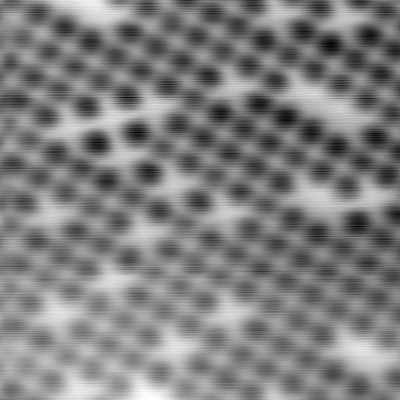
#> input picture experiments/SrTiO3_1240.png, 400 x 400 px
$ jupyter execute --allow-errors lattice_extraction.ipynb
#> lines starting #> are read from the running program, lines starting #| are printed output that depends on the picture; after the words box and inside, x2 and y2 are one past the last pixel; in counts of white or black regions, pixels touching at a corner belong together; long printed decimals are rounded
### utilities.py
'''
UTILITIES AND PLOTTING
---------

These are all the small functions that
get some small job done without leading to a deeper
understanding of the overall method.

 Example:
     A function that calculates the angle between
     two vectors.

'''
import re
import numpy as np
import matplotlib.pyplot as plt
import cv2 as cv
from sklearn.cluster import DBSCAN

def unit_vector(vector):
    """ normalizes a given vector  """
    return vector / np.linalg.norm(np.array(vector))

def angle_between(v1, v2):
    """ Returns the angle in radians between vectors 'v1' and 'v2'::

            >>> angle_between((1, 0, 0), (0, 1, 0))
            1.5707963267948966
            >>> angle_between((1, 0, 0), (1, 0, 0))
            0.0
            >>> angle_between((1, 0, 0), (-1, 0, 0))
            3.141592653589793
    """
    v1_u = unit_vector(v1)
    v2_u = unit_vector(v2)
    return np.arccos(np.clip(np.dot(v1_u, v2_u), -1.0, 1.0))

# [8 lines left out: function yes_or_no, not called in this run]


def get_filename_parts(inputfile):
    """cut the fname string into 3 parts: path+name+extension """
    extension_start = [m.start() for m in re.finditer("\.",inputfile)][-1]
    try:
        fname_start = [m.start() for m in re.finditer("/",inputfile)][-1]
        path = inputfile[:fname_start+1]
    except IndexError:
        fname_start=-1
        path="/"
    fname = inputfile[fname_start+1:extension_start]
    extension = inputfile[extension_start:]
    return path,fname, extension


def getXYSfromKPS(kps):
    """get the attributes corresponding to x/y-coordinates and sizes of the keypoints kps """
    n_kp = np.size(kps)
    x = np.zeros(n_kp)
    y = np.zeros(n_kp)
    sizes = np.zeros(n_kp)
    for i in range(n_kp):
        x[i],y[i] = kps[i].pt
        sizes[i] = kps[i].size
    return np.array(x),np.array(y),np.array(sizes)


def plot_clusters(img,kps,labels,colormap='jet'):
    """plot all keypoints with color according to their label on top of the image """
    #get coordinates and sizes of all keypoints
    x,y,sizes = getXYSfromKPS(kps)

    #plot background image


    cmap = plt.get_cmap(colormap,len(set(labels)))
    plot_img = img
    for i in range(len(set(labels))):
        c = np.array(cmap(i))*255
        for k in range(np.size(kps)):
            if labels[k]==i:
                plot_img = cv.circle(plot_img,(int(x[k]),int(y[k])),int(sizes[k]),c)
    return plot_img

def plot_one_cluster(img,kps,labels,cluster_label,colormap="jet"):
    #get coordinates and sizes of all keypoints
    x,y,sizes = getXYSfromKPS(kps)

    #plot background image
    cmap = plt.get_cmap(colormap,len(set(labels)))
    plot_img = img
    c = np.array(cmap(cluster_label))*255
    for k in range(np.size(kps)):
        if labels[k]==cluster_label:
            plot_img = cv.circle(plot_img,(int(x[k]),int(y[k])),int(sizes[k]),c)
    return plot_img

def kNearestNeighbours(x,k,eps = 0):
    '''
    function to find and store the difference vectors to the
    k nearest neighbors for all x's in a list

    Parameters:
    -----------

    inputs:
    x   - an array with shape (N,m) where N is number of points and m is dimension
    k   - number of nearest neighbors to calculate difference vectors to

    outputs:
    KNN - return array (dim(x)*k,2) with distances to the k nearest neighbours from any x
    '''
    N,m = np.shape(x)
    if k >= N:
        #check if k is bigger or equal to the number of points
        print("k too big for array of size {}".format(N))
        print("setting k to {}-1".format(N))
        k = N-1
    kNN = np.array([])
    for i in range(N):
        #for every x check 6 NN that are nonzero
        dist = np.linalg.norm(-x+x[i,:],axis=1)
        sort_i = np.argsort(dist)
        dist = np.take_along_axis(dist,sort_i,axis=0)
        Nzeros = np.size(dist[dist<=eps])
        for j in range(k):
            kNN = np.append(kNN,x[sort_i[Nzeros+j],:]-x[i,:])
    kNN = kNN.reshape((N*k,m))
    return kNN

def plot_clustered_NNVs(kNN_right,kNN_labels,kNN_red,a,b):
    plt.axis("equal")
    for i in set(kNN_labels):
        plt.scatter(kNN_right[kNN_labels == i,0],-kNN_right[kNN_labels == i,1],s = 1)
    plt.scatter(kNN_red[:,0],-kNN_red[:,1],label = "reduced",s = 2)
    plt.arrow(0,0,a[0],-a[1])
    plt.arrow(0,0,b[0],-b[1])

# [27 lines left out: function DensityClustering, not called in this run]

### lattice_extraction.ipynb
[cell 1]
import cv2 as cv
import numpy as np
import utilities
import matplotlib.pyplot as plt
import matplotlib.widgets as widg
import scipy as sp
import os

# 1. Getting keypoints via Scale-Invariant-Feature-Tranform(SIFT)

The goal here is to take the input image and run SIFT over it extracting keypoints and descriptors.
**SIFT** is feature extractor and descriptor algorithm. It utilizes several *Laplacian of Gaussian* (LoG) filters at multiple scales to detect blobs, edges and corners in the image. After detecting those features a descriptor is generated for all of them. SIFT descriptors encode the local intensity gradient environment surrounding a keypoint. Gradients within a certain pixel square around the keypoint are weighted and combined into a single 128 dimensional vector. The weights are chosen depending on the scale at which the keypoint was found, making the descriptors themselves invariant under scaling. Rotation invariance is achieved by constructing a local coordinate frame on top of the keypoint, taking into account the directions of the gradients.

[cell 2]
inputfile = "experiments/SrTiO3_1240.png"
path,fname, extension = utilities.get_filename_parts(inputfile)
try:
    os.mkdir(path+fname)
    path = path+fname+"/"
except FileExistsError:
    path = path+fname+"/"

img = cv.imread(inputfile)
#> img is the input picture: shape (400, 400, 3); min 0, max 255, mean 128.2
gray= cv.cvtColor(img,cv.COLOR_BGR2GRAY)

[cell 3]
#This is really the main SIFT code:

#Feel free to play around with the parameters:
cThr = 0.00 #defaul: 0.01
sigma = 4#default: 3
nOctLayers = 5#efault: 3

sift = cv.xfeatures2d.SIFT_create(sigma = sigma, nOctaveLayers = nOctLayers)

#keypoints are detected and their angles set to 0 to distinguish differently oriented lattices:
kp = sift.detect(gray,None)
#> kp = 409 keypoints; strongest (x, y, size): (136, 133, 15.4), (97, 143, 15.2), (87, 107, 14.3), (149, 172, 14.8)
img_kp=cv.drawKeypoints(gray,kp,gray)
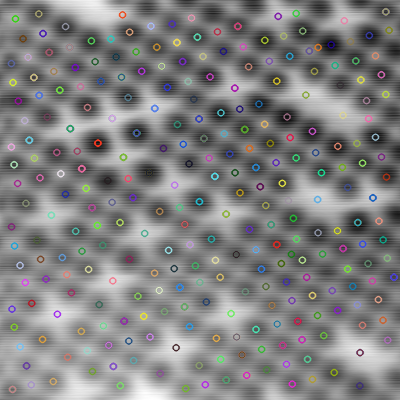
#> img_kp: shape (400, 400, 3); mean of channels 0, 1, 2 128.8, 128.7, 128.8; drawn as B, G, R

fig=plt.figure(figsize=(8, 8), dpi= 80, facecolor='w', edgecolor='k')
plt.imshow(img_kp)
plt.show()

# 2. Clustering the keypoints based on their descriptors

Descriptors are then clustered using AgglomerativeClustering. The problem here is that we don't know the precise number of clusters we need. One method how to evaluate the quality of the clustering is to measure the **silhouette score** of the clustering, which measures simulaneously the self-similarity of each cluster and the difference between pairs of clusters. A good clustering yields a silhouette score of 1, whereas the worst possible score is -1.

We visualize the found clustering that maximizes this silhouette score by drawing colored dots on top of the image, where each color corresponds to one cluster of keypoints.

[cell 4]
#Now compute descriptors

#!!!
#To break rotation invariance and compare keypoints that might have different local coordinate directions:
#set all these angles/directions to 0:
#!!
for i in range(np.size(kp)):
    kp[i].angle = 0

kp, des = sift.compute(gray,kp)

[cell 5]
from sklearn.cluster import AgglomerativeClustering
from sklearn.metrics import silhouette_score

def find_best_clustering(descriptors,span = range(2,30),**kwargs):
    '''
    Finds the optimal number of clusters of the given descriptors
    wrt to the silhouette score

    Parameters:
    -----------
    descriptors - descriptors of some features, an nxd array for n features with d descriptors
    span        - an iterable range of values,
    **kwargs    - additional possible arguments for AgglomerativeClustering

    Result:
    -------
    best_labels - for each entry in descriptor returns a label specifying the described features cluster
    '''
    max_SC = 0
    labels = np.zeros(np.shape(descriptors)[0])
#> labels = 409 values from 0 to 0
    for N in span:
        clustering = AgglomerativeClustering(n_clusters = N,**kwargs).fit(descriptors)
        labels = clustering.labels_
        sil_score = silhouette_score(descriptors,labels)
        if sil_score > max_SC:
            best_labels = labels
            max_SC = sil_score
#> this loop made 7 passes
#> (sil_score, max_SC) on passes 1 to 7: (0.127, 0.127), (0.132, 0.132), (0.14, 0.14), (0.152, 0.152), (0.158, 0.158), (0.167, 0.167), (0.179, 0.179)
#> after the loop, best_labels = 409 values, max 7 at index 37, min 0 at index 31, mean 1.95; max_SC = 0.179
    print("Maximal silhouette score found with {} clusters:\nsil_score = {}".format(max(set(best_labels)),max_SC))
#| Maximal silhouette score found with 7 clusters:
#| sil_score = 0.1788
    return best_labels

[cell 6]
labels = find_best_clustering(des,span = range(2,9))
#> labels has the same summary as best_labels in find_best_clustering

#visualize the found clusters

print("\nBelow are all keypoints plotted, colored according to their label.\n\
The size of the circle is the exact scale at which the keypoint was found,\n\
and thus also shows which parts of the image are used for the descriptor")

fig=plt.figure(figsize=(8,8),dpi = 80, facecolor='w', edgecolor='k')
plot = utilities.plot_clusters(np.array(img),kp,labels)
#> in getXYSfromKPS, `n_kp = np.size(kps)`: n_kp = 409
#> after the loop in getXYSfromKPS, `for i in range(n_kp):`: sizes = 409 values, max 57.65 at index 309, min 9.33 at index 2, mean 13.25; x = 409 values from 10.86 to 393.5; y = 409 values, max 389 at index 4, min 11.31 at index 398, mean 192.5
#> in plot_clusters, `x,y,sizes = getXYSfromKPS(kps)`: x = 409 values from 10.86 to 393.5
#> the loop in plot_clusters, `for i in range(len(set(labels))):` made 8 passes
#> c on passes 1 to 8: [0, 0, 127.5, 255], [0, 18.21, 255, 255], [0, 163.9, 255, 255], [64.63, 255, 182.1, 255], [182.1, 255, 64.63, 255], [255, 184.8, 0, 255], [255, 49.92, 0, 255], [127.5, 0, 0, 255]
#> after the loop in plot_clusters, `for i in range(len(set(labels))):`:
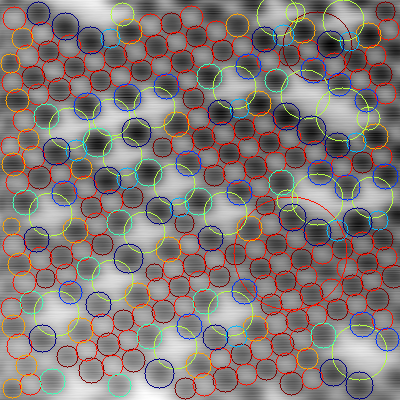
#> plot_img: shape (400, 400, 3); 11.39% of pixels changed, all inside (x1, y1, x2, y2) = (0, 0, 400, 400); drawn as B, G, R
plt.imshow(plot)
plt.savefig(path+"clustered_kps.png")
plt.show()

# 3.Extracting Lattice Vectors

Lattice vectors are defined to connect equivalent lattice sites. There are several challenges here that we have to overcome.
 - There might be multiple sublattices of keypoints detected in the image which could mess up the calculation
 - Not all images will have quadratic unit cell, we want our method to still work on those types of lattices
 - The atoms in the image will never lie on their perfect lattice positions. There's always some amount of distortion in the image, and sometimes there might even be phonons captured in the image
 - There are some ambiguities in choosing the lattice vectors, we want the method to be predictable thus we have to make sure to always eliminate ambiguities
 - The clustering will not always be perfect and we don't want the method to break down because of one misclassified atom

So here's the method:<br>
Firstly, to eliminate all sublattices but one, we just focus on one keypoint cluster for now. To not end up with the cluster that describes all defects or other rare occurances in the image, we choose the cluster with the largest amount of keypoints:

[cell 7]
#cluster label with maximum number of keypoints:
l_max = np.argmax([np.size(labels[labels==i]) for i in set(labels)])
#> l_max = 1

fig=plt.figure(figsize=(8,8),dpi = 80, facecolor='w', edgecolor='k')
plot2 = utilities.plot_one_cluster(np.array(img),kp,labels,l_max)
#> in plot_one_cluster, `x,y,sizes = getXYSfromKPS(kps)`: x = 409 values from 10.86 to 393.5
#> in plot_one_cluster, `c = np.array(cmap(cluster_label))*255`: c = [0, 18.21, 255, 255]
#> after the loop in plot_one_cluster, `for k in range(np.size(kps)):`:
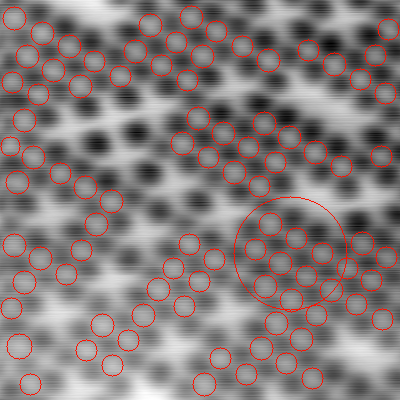
#> plot_img: shape (400, 400, 3); mean of channels 0, 1, 2 123.8, 124.5, 133.2; drawn as B, G, R
plt.imshow(plot2)
plt.show()

We can already see that we have a problem here. The keypoints with much larger size must happen to have quite similar descriptors to the other ones. Of course in this case we could easily filter out the "good" keypoints by setting a threshold on the size. However, mistakes like these will get made by the clustering, we can't rely on it and want to build a method that can deal with these sorts of things.<br>
If we focus on the regular circles, the primitive lattice vectors correspond to their first nearest neighbours. Let's calculate to first few nearest neighbours for all of these keypoints and view the resulting plot.

[cell 8]
x = np.array([kp[i].pt for i in range(np.size(kp))])
#> x = 409 pairs, first value 10.86 to 393.5, second value 11.31 to 389
x_ofMaxCluster = np.unique(x[labels==l_max,:],axis=0)
#> x_ofMaxCluster = 91 pairs, first value 10.86 to 388.6, second value 17.52 to 384.4
x = np.unique(x,axis=0)
#> x = 277 pairs, first value 10.86 to 393.5, second value 11.31 to 389
k = 6
kNN = utilities.kNearestNeighbours(x_ofMaxCluster,k)
#> kNN = 546 pairs, first value -119.7 to 83.28, second value -102.3 to 101.1

plt.figure(figsize=(8,8),dpi=80)
plt.axis("equal")
plt.grid()
plt.scatter(kNN[:,0],-kNN[:,1],s=1)
plt.show()
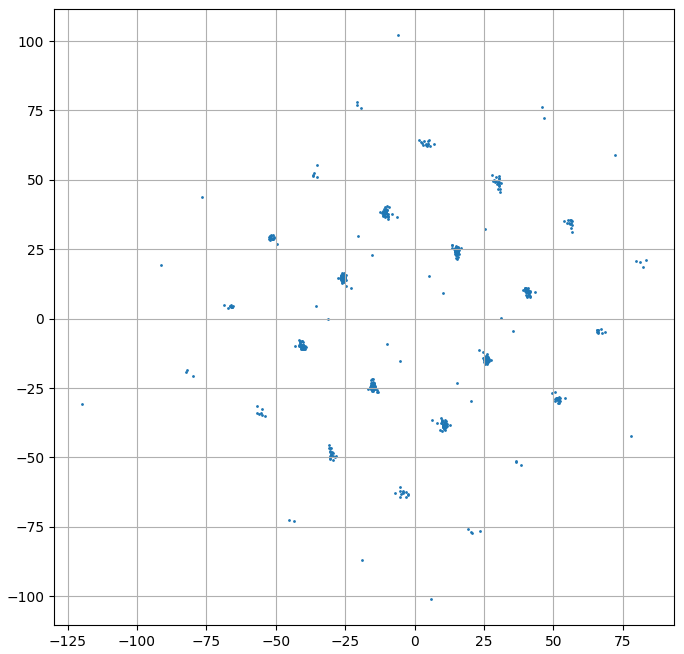
#> figure drawn by matplotlib, 1 panel

Above you can see peaks in density whenever many keypoints have similarly positioned neighbours. We also have some noise that comes from erroneously labeled keypoints.<br>
To extract the primitive lattice vectors we want to choose 2 linearly independent peaks with the least combined arc length. However, there will be a nearest neighbour at both +**a** and -**a** for any lattice vector **a**. To eliminate this ambiguity, we mirror all nearest Neighbours that lie in negative x direction through the origin.

[cell 9]
kNN_posX = np.array([-kNN[i,:] if kNN[i,0]<0 else kNN[i,:] for i in range(np.shape(kNN)[0])])
#> kNN_posX = 546 pairs, first value 1.65 to 119.7, second value -87.1 to 102.3

plt.figure(figsize=(8,8),dpi=80)
plt.axis("equal")
plt.grid()
plt.scatter(kNN_posX[:,0],-kNN_posX[:,1],s=1)#to relate the plot to the image, we have to mirror the x-axis
plt.show()
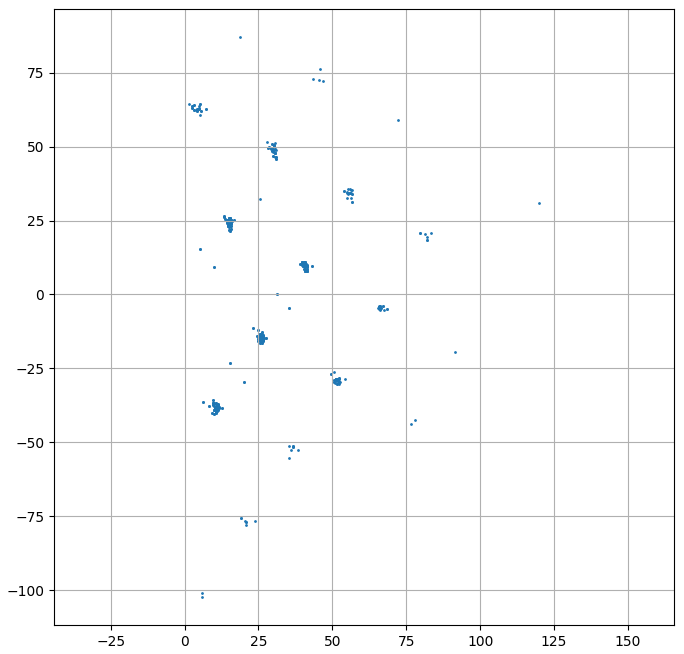
#> figure drawn by matplotlib, 1 panel

Now to get the peak positions we cluster the obtained unambiguous nearest Neighbours and calculate the average positions of each cluster. To get the right number of clusters (our clustering parameter) we can reuse find_best_clustering() from before.
To eliminate the small noisy clusters that might be placed near to the origin we will only consider peaks which have sufficiently many points around them.

[cell 10]
print("Clustering NNV's of maximally represented feature class:")
kNN_labels = find_best_clustering(kNN_posX,span=range(k,3*k))
#> the loop in find_best_clustering (call 2), `for N in span:` made 12 passes
#> (sil_score, max_SC) on passes 1 to 12: (0.661, 0.661), (0.713, 0.713), (0.771, 0.771), (0.809, 0.809), (0.849, 0.849), (0.867, 0.867), (0.879, 0.879), (0.889, 0.889), (0.897, 0.897), (0.898, 0.898), (0.903, 0.903), (0.904, 0.904)
#| Maximal silhouette score found with 16 clusters:
#| sil_score = 0.9041
#> kNN_labels = 546 values, max 16 at index 64, min 0 at index 1, mean 5.42

#the potential lattice vectors are the average vectors of each cluster:
average_peaks = np.array([np.average(kNN_posX[kNN_labels==l,:],axis=0) for l in set(kNN_labels)])
#> average_peaks = 17 rows, first 8: [14.87, -24.05], [40.31, -9.14], [81.89, 35.13], [10.81, 37.54], [66.44, 4.49], [29.92, -48.85], [4.22, -62.98], [40.02, -76.14]

[cell 11]
#reduce these vectors further based on how big the found clusters are to prevent noise inflicted
#small clusters near the origin to mess with the result:
clustersizes = np.array([len(kNN_labels[kNN_labels==i]) for i in range(max(kNN_labels)+1)])
#> clustersizes = 17 values, max 107 at index 0, min 1 at index 14, mean 32.12
max_clustersize = np.max(clustersizes)
#> max_clustersize = 107
average_peaks = average_peaks[clustersizes>=max_clustersize/3,:]#!!!PARAMETER!!!!
#> average_peaks = [[14.87, -24.05], [40.31, -9.14], [10.81, 37.54], [29.92, -48.85], [25.69, 14.51], [51.52, 28.95]]

#find primitive lattice vectors
sorted_ind = np.argsort(np.linalg.norm(average_peaks,axis=1))
#> sorted_ind = [0, 4, 2, 1, 3, 5]
average_peaks = np.take_along_axis(average_peaks,sorted_ind.repeat(2).reshape(np.shape(average_peaks)),axis = 0)
#> average_peaks = [[14.87, -24.05], [25.69, 14.51], [10.81, 37.54], [40.31, -9.14], [29.92, -48.85], [51.52, 28.95]]
found = False
for i in range(np.shape(average_peaks)[0]):
    if found == True: break
    for j in range(i+1,np.shape(average_peaks)[0]):
        if np.abs(np.cos(utilities.angle_between(average_peaks[i,:],average_peaks[j,:])))<0.95:
            a = average_peaks[i,:]
            b = average_peaks[j,:]
            found = True
            break

[cell 12]
print("a = {}\nb = {}".format(a,b))

plt.figure(figsize=(8,8),dpi=80)
utilities.plot_clustered_NNVs(kNN_posX,kNN_labels,average_peaks,a,b)
#> the loop in plot_clustered_NNVs, `for i in set(kNN_labels):` made 17 passes
plt.title("Nearest neighbour vectors clustered\nArrows signal chosen lattice vectors")
plt.savefig(path+"NNV_1cluster.png")
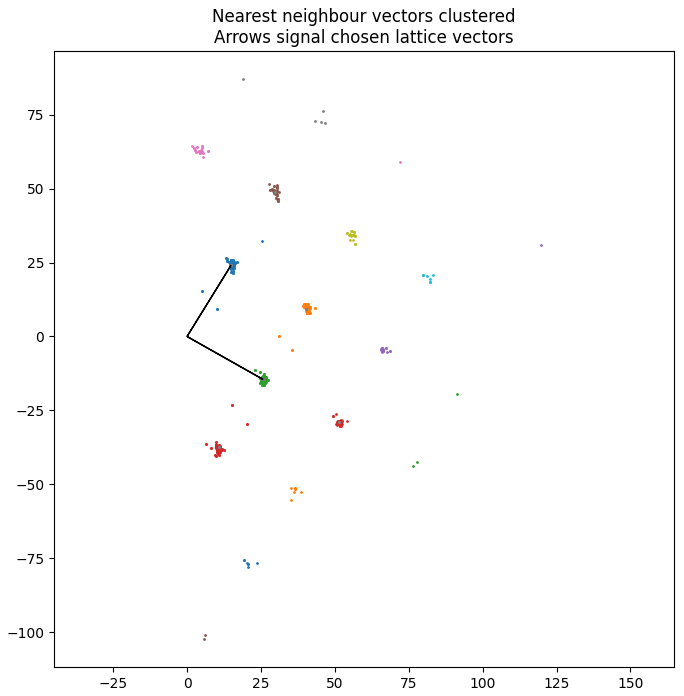
#> figure drawn by matplotlib, 1 panel
plt.show()

# 4. Finding Sublattice Positions

Having found the primitive lattice vectors, we can go back and look at all our original keypoints again. In crystallographie, a bravais lattice is always made up of a lattice (i.e. the primitive lattice vectors) and a basis (i.e. sublattice positions). For one chosen lattice, we want to know where the rest of the keypoints are positioned within this lattice.<br>
This is now fairly straight forward to do. For any given keypoint we can look at its nearest lattice point and then transform it into that lattice points unit cell.

[cell 13]
def sublattice_lookup(x,x_lat,a,b,SUBLplot = True):
    '''
    for each point x[i], search for nearest point x_lat[i]
    and fold x[i] into unit cell of x_lat[i] wrt to lattice vectors a and b
    then cluster x's based on where they were folded to

    Parameters
    ----------

    Input:
    x - array(N,2) points to be grouped into sublattice positions
    x_lat - array(M,2) points that are known to lie on the lattice
    a,b - lattice vectors
    SUBLplot - boolean to decide wether or not to plot the sublattice positions

    Output:
    subl - center of masses (COM) of clusters in unit cell
    subl_labels - for each input x a label specifying the cluster it belongs to
    '''
#> called with x = array of shape (277, 2), x_lat = array of shape (91, 2), a = array of shape (2,), b = array of shape (2,), SUBLplot = True

    #To speed up the following nearest neighbour look ups
    #I arange the lattice points in a K-d-Tree
    tree = sp.spatial.KDTree(x_lat,leafsize=6)

    #lattice position of remaining x's when folded in the chosen unit cell:
    x_fd = np.zeros(np.shape(x))
    for i in range(np.shape(x)[0]):
        #look up the nearest lattice point which isn't itself:
        d,j = tree.query(x[i,:],k=6)
        j = j[d>0.001]
        x_fd[i,:] = np.linalg.solve(np.array([a,b]).T,x[i,:]-x_lat[j[0],:])%1
#> this loop made 277 passes
#> (d, j) on passes 1 to 3: ([0, 25.65, 29.57, 37.04, 56.24, 58.61], [11, 7, 5, 16, 12]), ([17.83, 19.07, 42.24, 43.21, 43.54, 44.86], [9, 2, 12, 15, 14, 4]), ([19.34, 43.56, 43.79, 57.37, 72.41, 72.41], [3, 13, 5, 8, 11, 16])
#> after the loop, x_fd = 277 pairs, first value 0.00085 to 0.998, second value 0.00187 to 0.999

    print("calculating distance matrix of folded back points ...")
    d_matrix = sp.spatial.distance.cdist(x_fd,x_fd,dist_per)#dist_per is a distance function in 1x1 box with PBC
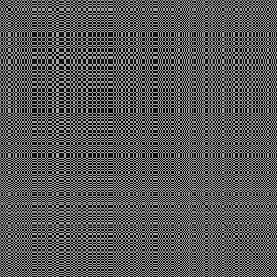
#> d_matrix: shape (277, 277) float64; min 0, max 0.707, mean 0.346
    print("done")

    print("Clustering keypoints based on their position in the lattice that has been found (i.e. find sublattices):")
    subl_labels = find_best_clustering(d_matrix,span=range(2,10),affinity="precomputed",linkage="average")
#> after the loop in find_best_clustering, `for N in span:`: max_SC = 0

    subl = np.array([ COM(x_fd[subl_labels == i,:]) for i in set(subl_labels)])

    if SUBLplot:
        plt.figure(figsize=(8,8),dpi=80)
        plt.axis("equal")
        plt.title("Sublattice positions")
        for i in set(subl_labels):
            plt.scatter(x_fd[subl_labels == i,0],x_fd[subl_labels == i,1],label = i)
        plt.legend()
        plt.scatter(subl[:,0],subl[:,1])
        plt.savefig(path+"sublattice_positions.png")
        plt.show()

    return subl,subl_labels

def dist_per(u,v):
    '''
    function that calculates distances in a 1x1 unit cell with periodic boundary
    conditions
    '''
    deltax = np.abs(u-v)
    d = np.sqrt(\
            np.sum(\
                np.amin(\
                    np.array([deltax,1-deltax])\
                    ,axis=0)**2\
            )\
        )
    return d

# [33 lines left out: function COM, not called in this run]
